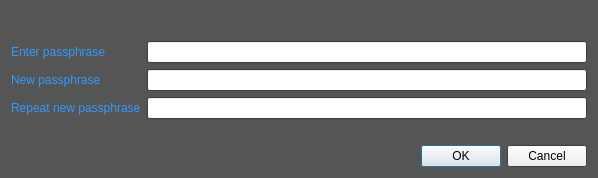
<?xml version="1.0" encoding="UTF-8"?>
<ui version="4.0">
 <class>AskPassphraseDialog</class>
 <widget class="QDialog" name="AskPassphraseDialog">
  <property name="geometry">
   <rect>
    <x>0</x>
    <y>0</y>
    <width>598</width>
    <height>178</height>
   </rect>
  </property>
  <property name="sizePolicy">
   <sizepolicy hsizetype="Preferred" vsizetype="Minimum">
    <horstretch>0</horstretch>
    <verstretch>0</verstretch>
   </sizepolicy>
  </property>
  <property name="minimumSize">
   <size>
    <width>550</width>
    <height>0</height>
   </size>
  </property>
  <property name="palette">
   <palette>
    <active>
     <colorrole role="WindowText">
      <brush brushstyle="SolidPattern">
       <color alpha="255">
        <red>51</red>
        <green>153</green>
        <blue>255</blue>
       </color>
      </brush>
     </colorrole>
     <colorrole role="Base">
      <brush brushstyle="SolidPattern">
       <color alpha="255">
        <red>255</red>
        <green>255</green>
        <blue>255</blue>
       </color>
      </brush>
     </colorrole>
     <colorrole role="Window">
      <brush brushstyle="SolidPattern">
       <color alpha="255">
        <red>85</red>
        <green>85</green>
        <blue>85</blue>
       </color>
      </brush>
     </colorrole>
    </active>
    <inactive>
     <colorrole role="WindowText">
      <brush brushstyle="SolidPattern">
       <color alpha="255">
        <red>51</red>
        <green>153</green>
        <blue>255</blue>
       </color>
      </brush>
     </colorrole>
     <colorrole role="Base">
      <brush brushstyle="SolidPattern">
       <color alpha="255">
        <red>255</red>
        <green>255</green>
        <blue>255</blue>
       </color>
      </brush>
     </colorrole>
     <colorrole role="Window">
      <brush brushstyle="SolidPattern">
       <color alpha="255">
        <red>85</red>
        <green>85</green>
        <blue>85</blue>
       </color>
      </brush>
     </colorrole>
    </inactive>
    <disabled>
     <colorrole role="WindowText">
      <brush brushstyle="SolidPattern">
       <color alpha="255">
        <red>120</red>
        <green>120</green>
        <blue>120</blue>
       </color>
      </brush>
     </colorrole>
     <colorrole role="Base">
      <brush brushstyle="SolidPattern">
       <color alpha="255">
        <red>85</red>
        <green>85</green>
        <blue>85</blue>
       </color>
      </brush>
     </colorrole>
     <colorrole role="Window">
      <brush brushstyle="SolidPattern">
       <color alpha="255">
        <red>85</red>
        <green>85</green>
        <blue>85</blue>
       </color>
      </brush>
     </colorrole>
    </disabled>
   </palette>
  </property>
  <property name="windowTitle">
   <string>Passphrase Dialog</string>
  </property>
  <layout class="QVBoxLayout" name="verticalLayout">
   <item>
    <widget class="QLabel" name="warningLabel">
     <property name="textFormat">
      <enum>Qt::RichText</enum>
     </property>
     <property name="wordWrap">
      <bool>true</bool>
     </property>
    </widget>
   </item>
   <item>
    <layout class="QFormLayout" name="formLayout">
     <property name="fieldGrowthPolicy">
      <enum>QFormLayout::AllNonFixedFieldsGrow</enum>
     </property>
     <item row="0" column="0">
      <widget class="QLabel" name="passLabel1">
       <property name="text">
        <string>Enter passphrase</string>
       </property>
      </widget>
     </item>
     <item row="0" column="1">
      <widget class="QLineEdit" name="passEdit1">
       <property name="echoMode">
        <enum>QLineEdit::Password</enum>
       </property>
      </widget>
     </item>
     <item row="1" column="0">
      <widget class="QLabel" name="passLabel2">
       <property name="text">
        <string>New passphrase</string>
       </property>
      </widget>
     </item>
     <item row="1" column="1">
      <widget class="QLineEdit" name="passEdit2">
       <property name="echoMode">
        <enum>QLineEdit::Password</enum>
       </property>
      </widget>
     </item>
     <item row="2" column="0">
      <widget class="QLabel" name="passLabel3">
       <property name="text">
        <string>Repeat new passphrase</string>
       </property>
      </widget>
     </item>
     <item row="2" column="1">
      <widget class="QLineEdit" name="passEdit3">
       <property name="echoMode">
        <enum>QLineEdit::Password</enum>
       </property>
      </widget>
     </item>
     <item row="3" column="1">
      <widget class="QLabel" name="capsLabel">
       <property name="font">
        <font>
         <weight>75</weight>
         <bold>true</bold>
        </font>
       </property>
       <property name="text">
        <string/>
       </property>
       <property name="alignment">
        <set>Qt::AlignCenter</set>
       </property>
      </widget>
     </item>
    </layout>
   </item>
   <item>
    <widget class="QDialogButtonBox" name="buttonBox">
     <property name="orientation">
      <enum>Qt::Horizontal</enum>
     </property>
     <property name="standardButtons">
      <set>QDialogButtonBox::Cancel|QDialogButtonBox::Ok</set>
     </property>
    </widget>
   </item>
  </layout>
 </widget>
 <resources/>
 <connections>
  <connection>
   <sender>buttonBox</sender>
   <signal>accepted()</signal>
   <receiver>AskPassphraseDialog</receiver>
   <slot>accept()</slot>
   <hints>
    <hint type="sourcelabel">
     <x>248</x>
     <y>254</y>
    </hint>
    <hint type="destinationlabel">
     <x>157</x>
     <y>274</y>
    </hint>
   </hints>
  </connection>
  <connection>
   <sender>buttonBox</sender>
   <signal>rejected()</signal>
   <receiver>AskPassphraseDialog</receiver>
   <slot>reject()</slot>
   <hints>
    <hint type="sourcelabel">
     <x>316</x>
     <y>260</y>
    </hint>
    <hint type="destinationlabel">
     <x>286</x>
     <y>274</y>
    </hint>
   </hints>
  </connection>
 </connections>
</ui>
